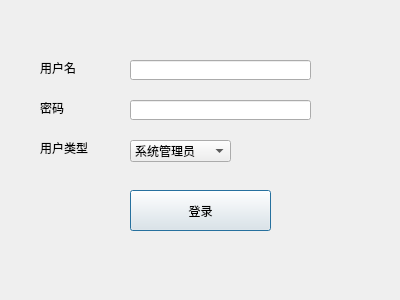
<?xml version="1.0" encoding="UTF-8"?>
<ui version="4.0">
 <class>Login</class>
 <widget class="QWidget" name="Login">
  <property name="geometry">
   <rect>
    <x>0</x>
    <y>0</y>
    <width>400</width>
    <height>300</height>
   </rect>
  </property>
  <property name="windowTitle">
   <string>Login</string>
  </property>
  <widget class="QLineEdit" name="lineEditUsername">
   <property name="geometry">
    <rect>
     <x>130</x>
     <y>60</y>
     <width>181</width>
     <height>20</height>
    </rect>
   </property>
   <property name="placeholderText">
    <string/>
   </property>
   <property name="cursorMoveStyle">
    <enum>Qt::CursorMoveStyle::LogicalMoveStyle</enum>
   </property>
   <property name="clearButtonEnabled">
    <bool>false</bool>
   </property>
  </widget>
  <widget class="QLineEdit" name="lineEditPassword">
   <property name="geometry">
    <rect>
     <x>130</x>
     <y>100</y>
     <width>181</width>
     <height>20</height>
    </rect>
   </property>
   <property name="echoMode">
    <enum>QLineEdit::EchoMode::Password</enum>
   </property>
   <property name="placeholderText">
    <string/>
   </property>
  </widget>
  <widget class="QLabel" name="label">
   <property name="geometry">
    <rect>
     <x>40</x>
     <y>60</y>
     <width>50</width>
     <height>15</height>
    </rect>
   </property>
   <property name="text">
    <string>用户名</string>
   </property>
  </widget>
  <widget class="QLabel" name="label_2">
   <property name="geometry">
    <rect>
     <x>40</x>
     <y>100</y>
     <width>50</width>
     <height>15</height>
    </rect>
   </property>
   <property name="text">
    <string>密码</string>
   </property>
  </widget>
  <widget class="QPushButton" name="pushButtonLogin">
   <property name="geometry">
    <rect>
     <x>130</x>
     <y>190</y>
     <width>141</width>
     <height>41</height>
    </rect>
   </property>
   <property name="text">
    <string>登录</string>
   </property>
   <property name="checkable">
    <bool>false</bool>
   </property>
   <property name="autoDefault">
    <bool>false</bool>
   </property>
   <property name="default">
    <bool>true</bool>
   </property>
   <property name="flat">
    <bool>false</bool>
   </property>
  </widget>
  <widget class="QComboBox" name="comboBoxUsertype">
   <property name="geometry">
    <rect>
     <x>130</x>
     <y>140</y>
     <width>101</width>
     <height>22</height>
    </rect>
   </property>
   <item>
    <property name="text">
     <string>系统管理员</string>
    </property>
   </item>
   <item>
    <property name="text">
     <string>学院管理员</string>
    </property>
   </item>
   <item>
    <property name="text">
     <string>运动员</string>
    </property>
   </item>
   <item>
    <property name="text">
     <string>裁判员</string>
    </property>
   </item>
  </widget>
  <widget class="QLabel" name="label_3">
   <property name="geometry">
    <rect>
     <x>40</x>
     <y>140</y>
     <width>50</width>
     <height>15</height>
    </rect>
   </property>
   <property name="text">
    <string>用户类型</string>
   </property>
  </widget>
 </widget>
 <resources/>
 <connections>
  <connection>
   <sender>pushButtonLogin</sender>
   <signal>clicked()</signal>
   <receiver>Login</receiver>
   <slot>judge()</slot>
   <hints>
    <hint type="sourcelabel">
     <x>206</x>
     <y>194</y>
    </hint>
    <hint type="destinationlabel">
     <x>297</x>
     <y>220</y>
    </hint>
   </hints>
  </connection>
 </connections>
 <slots>
  <slot>judge()</slot>
 </slots>
</ui>
